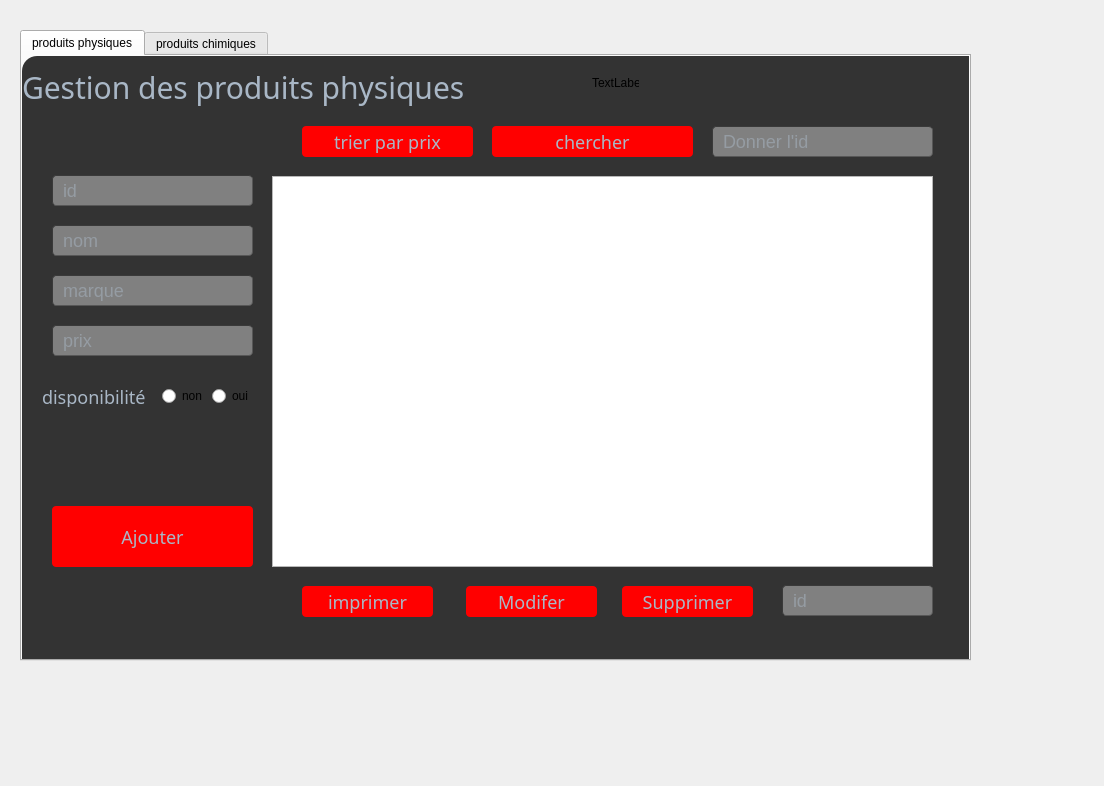
<?xml version="1.0" encoding="UTF-8"?>
<ui version="4.0">
 <class>Dialog</class>
 <widget class="QDialog" name="Dialog">
  <property name="geometry">
   <rect>
    <x>0</x>
    <y>0</y>
    <width>1104</width>
    <height>786</height>
   </rect>
  </property>
  <property name="windowTitle">
   <string>Dialog</string>
  </property>
  <widget class="QTabWidget" name="tabWidget_3">
   <property name="geometry">
    <rect>
     <x>20</x>
     <y>30</y>
     <width>951</width>
     <height>631</height>
    </rect>
   </property>
   <property name="currentIndex">
    <number>0</number>
   </property>
   <widget class="QWidget" name="tab_3">
    <attribute name="title">
     <string>produits physiques</string>
    </attribute>
    <widget class="QFrame" name="frame">
     <property name="geometry">
      <rect>
       <x>0</x>
       <y>0</y>
       <width>1101</width>
       <height>731</height>
      </rect>
     </property>
     <property name="styleSheet">
      <string notr="true">#frame{
background-color: #333;
border-radius:15px;

}</string>
     </property>
     <property name="frameShape">
      <enum>QFrame::StyledPanel</enum>
     </property>
     <property name="frameShadow">
      <enum>QFrame::Raised</enum>
     </property>
     <widget class="QTableView" name="tabF">
      <property name="geometry">
       <rect>
        <x>250</x>
        <y>120</y>
        <width>661</width>
        <height>391</height>
       </rect>
      </property>
     </widget>
     <widget class="QLabel" name="label">
      <property name="geometry">
       <rect>
        <x>570</x>
        <y>20</y>
        <width>47</width>
        <height>14</height>
       </rect>
      </property>
      <property name="text">
       <string>TextLabel</string>
      </property>
     </widget>
     <widget class="QLineEdit" name="Cinn">
      <property name="geometry">
       <rect>
        <x>30</x>
        <y>119</y>
        <width>201</width>
        <height>31</height>
       </rect>
      </property>
      <property name="styleSheet">
       <string notr="true">border-width: 1px; border-radius: 4px;
font-size: 18px;
	border-color: rgb(58, 58, 58);
	border-style: inset;
	padding: 0 8px;
	color: #a9b7c6;
	background:gray;
	selection-background-color:#007b50;
	selection-color: #FFFFFF;</string>
      </property>
      <property name="placeholderText">
       <string>id</string>
      </property>
     </widget>
     <widget class="QLineEdit" name="Nom">
      <property name="geometry">
       <rect>
        <x>30</x>
        <y>169</y>
        <width>201</width>
        <height>31</height>
       </rect>
      </property>
      <property name="styleSheet">
       <string notr="true">border-width: 1px; border-radius: 4px;
font-size: 18px;
	border-color: rgb(58, 58, 58);
	border-style: inset;
	padding: 0 8px;
	color: #a9b7c6;
	background:gray;
	selection-background-color:#007b50;
	selection-color: #FFFFFF;</string>
      </property>
      <property name="placeholderText">
       <string>nom</string>
      </property>
     </widget>
     <widget class="QLineEdit" name="Prenom">
      <property name="geometry">
       <rect>
        <x>30</x>
        <y>219</y>
        <width>201</width>
        <height>31</height>
       </rect>
      </property>
      <property name="styleSheet">
       <string notr="true">border-width: 1px; border-radius: 4px;
font-size: 18px;
	border-color: rgb(58, 58, 58);
	border-style: inset;
	padding: 0 8px;
	color: #a9b7c6;
	background:gray;
	selection-background-color:#007b50;
	selection-color: #FFFFFF;</string>
      </property>
      <property name="placeholderText">
       <string>marque</string>
      </property>
     </widget>
     <widget class="QLineEdit" name="Mail">
      <property name="geometry">
       <rect>
        <x>30</x>
        <y>269</y>
        <width>201</width>
        <height>31</height>
       </rect>
      </property>
      <property name="styleSheet">
       <string notr="true">border-width: 1px; border-radius: 4px;
font-size: 18px;
	border-color: rgb(58, 58, 58);
	border-style: inset;
	padding: 0 8px;
	color: #a9b7c6;
	background:gray;
	selection-background-color:#007b50;
	selection-color: #FFFFFF;</string>
      </property>
      <property name="placeholderText">
       <string>prix</string>
      </property>
     </widget>
     <widget class="QPushButton" name="valider">
      <property name="geometry">
       <rect>
        <x>30</x>
        <y>450</y>
        <width>201</width>
        <height>61</height>
       </rect>
      </property>
      <property name="styleSheet">
       <string notr="true">#valider{

background-color: red;
border-radius: 4px;
	border-color: rgb(58, 58, 58);
	border-style: inset;
font-family: century gothic;
font-size: 18px;
color: #a9b7c6;
}
#valider:hover{
border-style: solid;
	border-top-color: transparent;
	border-right-color: transparent;
	border-left-color: transparent;
	border-bottom-color: #e67e22;
	border-bottom-width: 1px;
	border-bottom-radius: 6px;
	border-style: solid;
	color: #FFFFFF;
	padding-bottom: 2px;
	background-color: green;
}</string>
      </property>
      <property name="text">
       <string>Ajouter</string>
      </property>
     </widget>
     <widget class="QPushButton" name="valider_2">
      <property name="geometry">
       <rect>
        <x>280</x>
        <y>530</y>
        <width>131</width>
        <height>31</height>
       </rect>
      </property>
      <property name="styleSheet">
       <string notr="true">#valider_2{

background-color: red;
border-radius: 4px;
	border-color: rgb(58, 58, 58);
	border-style: inset;
font-family: century gothic;
font-size: 18px;
color: #a9b7c6;
}
#valider_2:hover{
border-style: solid;
	border-top-color: transparent;
	border-right-color: transparent;
	border-left-color: transparent;
	border-bottom-color: #e67e22;
	border-bottom-width: 1px;
	border-bottom-radius: 6px;
	border-style: solid;
	color: #FFFFFF;
	padding-bottom: 2px;
	background-color: green;
}</string>
      </property>
      <property name="text">
       <string>imprimer</string>
      </property>
     </widget>
     <widget class="QPushButton" name="ModifierF">
      <property name="geometry">
       <rect>
        <x>444</x>
        <y>530</y>
        <width>131</width>
        <height>31</height>
       </rect>
      </property>
      <property name="styleSheet">
       <string notr="true">#ModifierF{

background-color: red;
border-radius: 4px;
	border-color: rgb(58, 58, 58);
	border-style: inset;
font-family: century gothic;
font-size: 18px;
color: #a9b7c6;
}
#ModifierF:hover{
border-style: solid;
	border-top-color: transparent;
	border-right-color: transparent;
	border-left-color: transparent;
	border-bottom-color: #e67e22;
	border-bottom-width: 1px;
	border-bottom-radius: 6px;
	border-style: solid;
	color: #FFFFFF;
	padding-bottom: 2px;
	background-color: green;
}</string>
      </property>
      <property name="text">
       <string>Modifer</string>
      </property>
     </widget>
     <widget class="QPushButton" name="SupprimerF">
      <property name="geometry">
       <rect>
        <x>600</x>
        <y>530</y>
        <width>131</width>
        <height>31</height>
       </rect>
      </property>
      <property name="styleSheet">
       <string notr="true">#SupprimerF{

background-color: red;
border-radius: 4px;
	border-color: rgb(58, 58, 58);
	border-style: inset;
font-family: century gothic;
font-size: 18px;
color: #a9b7c6;
}
#SupprimerF:hover{
border-style: solid;
	border-top-color: transparent;
	border-right-color: transparent;
	border-left-color: transparent;
	border-bottom-color: #e67e22;
	border-bottom-width: 1px;
	border-bottom-radius: 6px;
	border-style: solid;
	color: #FFFFFF;
	padding-bottom: 2px;
	background-color: green;
}</string>
      </property>
      <property name="text">
       <string>Supprimer</string>
      </property>
     </widget>
     <widget class="QPushButton" name="valider_3">
      <property name="geometry">
       <rect>
        <x>280</x>
        <y>70</y>
        <width>171</width>
        <height>31</height>
       </rect>
      </property>
      <property name="styleSheet">
       <string notr="true">#valider_3{

background-color: red;
border-radius: 4px;
	border-color: rgb(58, 58, 58);
	border-style: inset;
font-family: century gothic;
font-size: 18px;
color: #a9b7c6;
}
#valider_3:hover{
border-style: solid;
	border-top-color: transparent;
	border-right-color: transparent;
	border-left-color: transparent;
	border-bottom-color: #e67e22;
	border-bottom-width: 1px;
	border-bottom-radius: 6px;
	border-style: solid;
	color: #FFFFFF;
	padding-bottom: 2px;
	background-color: green;
}</string>
      </property>
      <property name="text">
       <string>trier par prix</string>
      </property>
     </widget>
     <widget class="QLineEdit" name="cinS">
      <property name="geometry">
       <rect>
        <x>760</x>
        <y>529</y>
        <width>151</width>
        <height>31</height>
       </rect>
      </property>
      <property name="styleSheet">
       <string notr="true">border-width: 1px; border-radius: 4px;
font-size: 18px;
	border-color: rgb(58, 58, 58);
	border-style: inset;
	padding: 0 8px;
	color: #a9b7c6;
	background:gray;
	selection-background-color:#007b50;
	selection-color: #FFFFFF;</string>
      </property>
      <property name="placeholderText">
       <string>id</string>
      </property>
     </widget>
     <widget class="QWidget" name="layoutWidget">
      <property name="geometry">
       <rect>
        <x>130</x>
        <y>330</y>
        <width>111</width>
        <height>22</height>
       </rect>
      </property>
      <layout class="QHBoxLayout" name="horizontalLayout"/>
     </widget>
     <widget class="QLabel" name="label_9">
      <property name="geometry">
       <rect>
        <x>0</x>
        <y>0</y>
        <width>471</width>
        <height>61</height>
       </rect>
      </property>
      <property name="styleSheet">
       <string notr="true">font-family: century gothic;
font-size: 30px;
color: #a9b7c6;</string>
      </property>
      <property name="text">
       <string>Gestion des produits physiques</string>
      </property>
     </widget>
     <widget class="QLabel" name="label_10">
      <property name="geometry">
       <rect>
        <x>20</x>
        <y>330</y>
        <width>111</width>
        <height>21</height>
       </rect>
      </property>
      <property name="styleSheet">
       <string notr="true">font-family: century gothic;
font-size: 18px;
color: #a9b7c6;</string>
      </property>
      <property name="text">
       <string>disponibilité</string>
      </property>
     </widget>
     <widget class="QTabWidget" name="tabWidget_2">
      <property name="geometry">
       <rect>
        <x>-10</x>
        <y>-90</y>
        <width>661</width>
        <height>80</height>
       </rect>
      </property>
      <widget class="QWidget" name="tab">
       <attribute name="title">
        <string>Tab 1</string>
       </attribute>
      </widget>
      <widget class="QWidget" name="tab_2">
       <attribute name="title">
        <string>Tab 2</string>
       </attribute>
      </widget>
     </widget>
     <widget class="QLineEdit" name="lineEdit_2">
      <property name="geometry">
       <rect>
        <x>690</x>
        <y>70</y>
        <width>221</width>
        <height>31</height>
       </rect>
      </property>
      <property name="styleSheet">
       <string notr="true">border-width: 1px; border-radius: 4px;
font-size: 18px;
	border-color: rgb(58, 58, 58);
	border-style: inset;
	padding: 0 8px;
	color: #a9b7c6;
	background:gray;
	selection-background-color:#007b50;
	selection-color: #FFFFFF;</string>
      </property>
      <property name="placeholderText">
       <string>Donner l'id</string>
      </property>
     </widget>
     <widget class="QPushButton" name="valider_5">
      <property name="geometry">
       <rect>
        <x>470</x>
        <y>70</y>
        <width>201</width>
        <height>31</height>
       </rect>
      </property>
      <property name="styleSheet">
       <string notr="true">#valider_5{

background-color: red;
border-radius: 4px;
	border-color: rgb(58, 58, 58);
	border-style: inset;
font-family: century gothic;
font-size: 18px;
color: #a9b7c6;
}
#valider_5:hover{
border-style: solid;
	border-top-color: transparent;
	border-right-color: transparent;
	border-left-color: transparent;
	border-bottom-color: #e67e22;
	border-bottom-width: 1px;
	border-bottom-radius: 6px;
	border-style: solid;
	color: #FFFFFF;
	padding-bottom: 2px;
	background-color: green;
}</string>
      </property>
      <property name="text">
       <string>chercher</string>
      </property>
     </widget>
     <widget class="QRadioButton" name="radioButton_2">
      <property name="geometry">
       <rect>
        <x>140</x>
        <y>330</y>
        <width>48</width>
        <height>20</height>
       </rect>
      </property>
      <property name="text">
       <string>non</string>
      </property>
     </widget>
     <widget class="QRadioButton" name="radioButton">
      <property name="geometry">
       <rect>
        <x>190</x>
        <y>330</y>
        <width>98</width>
        <height>20</height>
       </rect>
      </property>
      <property name="text">
       <string>oui</string>
      </property>
     </widget>
    </widget>
   </widget>
   <widget class="QWidget" name="tab_4">
    <attribute name="title">
     <string>produits chimiques</string>
    </attribute>
    <widget class="QFrame" name="frame_2">
     <property name="geometry">
      <rect>
       <x>0</x>
       <y>0</y>
       <width>1101</width>
       <height>731</height>
      </rect>
     </property>
     <property name="styleSheet">
      <string notr="true">#frame_2{
background-color: #333;
border-radius:15px;

}</string>
     </property>
     <property name="frameShape">
      <enum>QFrame::StyledPanel</enum>
     </property>
     <property name="frameShadow">
      <enum>QFrame::Raised</enum>
     </property>
     <widget class="QLineEdit" name="CinnC">
      <property name="geometry">
       <rect>
        <x>30</x>
        <y>119</y>
        <width>201</width>
        <height>31</height>
       </rect>
      </property>
      <property name="styleSheet">
       <string notr="true">border-width: 1px; border-radius: 4px;
font-size: 18px;
	border-color: rgb(58, 58, 58);
	border-style: inset;
	padding: 0 8px;
	color: #a9b7c6;
	background:gray;
	selection-background-color:#007b50;
	selection-color: #FFFFFF;</string>
      </property>
      <property name="placeholderText">
       <string>id</string>
      </property>
     </widget>
     <widget class="QLineEdit" name="NombreA">
      <property name="geometry">
       <rect>
        <x>30</x>
        <y>320</y>
        <width>201</width>
        <height>31</height>
       </rect>
      </property>
      <property name="styleSheet">
       <string notr="true">border-width: 1px; border-radius: 4px;
font-size: 18px;
	border-color: rgb(58, 58, 58);
	border-style: inset;
	padding: 0 8px;
	color: #a9b7c6;
	background:gray;
	selection-background-color:#007b50;
	selection-color: #FFFFFF;</string>
      </property>
      <property name="placeholderText">
       <string>quantité</string>
      </property>
     </widget>
     <widget class="QLineEdit" name="NumeroC">
      <property name="geometry">
       <rect>
        <x>30</x>
        <y>269</y>
        <width>201</width>
        <height>31</height>
       </rect>
      </property>
      <property name="styleSheet">
       <string notr="true">border-width: 1px; border-radius: 4px;
font-size: 18px;
	border-color: rgb(58, 58, 58);
	border-style: inset;
	padding: 0 8px;
	color: #a9b7c6;
	background:gray;
	selection-background-color:#007b50;
	selection-color: #FFFFFF;</string>
      </property>
      <property name="placeholderText">
       <string>prix</string>
      </property>
     </widget>
     <widget class="QLineEdit" name="PrenomC">
      <property name="geometry">
       <rect>
        <x>30</x>
        <y>219</y>
        <width>201</width>
        <height>31</height>
       </rect>
      </property>
      <property name="styleSheet">
       <string notr="true">border-width: 1px; border-radius: 4px;
font-size: 18px;
	border-color: rgb(58, 58, 58);
	border-style: inset;
	padding: 0 8px;
	color: #a9b7c6;
	background:gray;
	selection-background-color:#007b50;
	selection-color: #FFFFFF;</string>
      </property>
      <property name="placeholderText">
       <string>marque</string>
      </property>
     </widget>
     <widget class="QLineEdit" name="NomC">
      <property name="geometry">
       <rect>
        <x>30</x>
        <y>169</y>
        <width>201</width>
        <height>31</height>
       </rect>
      </property>
      <property name="styleSheet">
       <string notr="true">border-width: 1px; border-radius: 4px;
font-size: 18px;
	border-color: rgb(58, 58, 58);
	border-style: inset;
	padding: 0 8px;
	color: #a9b7c6;
	background:gray;
	selection-background-color:#007b50;
	selection-color: #FFFFFF;</string>
      </property>
      <property name="placeholderText">
       <string>nom</string>
      </property>
     </widget>
     <widget class="QLineEdit" name="cinSC">
      <property name="geometry">
       <rect>
        <x>760</x>
        <y>529</y>
        <width>151</width>
        <height>31</height>
       </rect>
      </property>
      <property name="styleSheet">
       <string notr="true">border-width: 1px; border-radius: 4px;
font-size: 18px;
	border-color: rgb(58, 58, 58);
	border-style: inset;
	padding: 0 8px;
	color: #a9b7c6;
	background:gray;
	selection-background-color:#007b50;
	selection-color: #FFFFFF;</string>
      </property>
      <property name="placeholderText">
       <string>id</string>
      </property>
     </widget>
     <widget class="QTableView" name="tabC">
      <property name="geometry">
       <rect>
        <x>250</x>
        <y>120</y>
        <width>661</width>
        <height>391</height>
       </rect>
      </property>
     </widget>
     <widget class="QPushButton" name="ModifierC">
      <property name="geometry">
       <rect>
        <x>444</x>
        <y>530</y>
        <width>131</width>
        <height>31</height>
       </rect>
      </property>
      <property name="styleSheet">
       <string notr="true">#ModifierC{

background-color: red;
border-radius: 4px;
	border-color: rgb(58, 58, 58);
	border-style: inset;
font-family: century gothic;
font-size: 18px;
color: #a9b7c6;
}
#ModifierC:hover{
border-style: solid;
	border-top-color: transparent;
	border-right-color: transparent;
	border-left-color: transparent;
	border-bottom-color: #e67e22;
	border-bottom-width: 1px;
	border-bottom-radius: 6px;
	border-style: solid;
	color: #FFFFFF;
	padding-bottom: 2px;
	background-color: green;
}</string>
      </property>
      <property name="text">
       <string>Modifier</string>
      </property>
     </widget>
     <widget class="QPushButton" name="SupprimerC">
      <property name="geometry">
       <rect>
        <x>600</x>
        <y>530</y>
        <width>131</width>
        <height>31</height>
       </rect>
      </property>
      <property name="styleSheet">
       <string notr="true">#SupprimerC{

background-color: red;
border-radius: 4px;
	border-color: rgb(58, 58, 58);
	border-style: inset;
font-family: century gothic;
font-size: 18px;
color: #a9b7c6;
}
#SupprimerC:hover{
border-style: solid;
	border-top-color: transparent;
	border-right-color: transparent;
	border-left-color: transparent;
	border-bottom-color: #e67e22;
	border-bottom-width: 1px;
	border-bottom-radius: 6px;
	border-style: solid;
	color: #FFFFFF;
	padding-bottom: 2px;
	background-color: green;
}</string>
      </property>
      <property name="text">
       <string>Supprimer</string>
      </property>
     </widget>
     <widget class="QPushButton" name="SupprimerC_2">
      <property name="geometry">
       <rect>
        <x>280</x>
        <y>530</y>
        <width>131</width>
        <height>31</height>
       </rect>
      </property>
      <property name="styleSheet">
       <string notr="true">#SupprimerC_2{

background-color: red;
border-radius: 4px;
	border-color: rgb(58, 58, 58);
	border-style: inset;
font-family: century gothic;
font-size: 18px;
color: #a9b7c6;
}
#SupprimerC_2:hover{
border-style: solid;
	border-top-color: transparent;
	border-right-color: transparent;
	border-left-color: transparent;
	border-bottom-color: #e67e22;
	border-bottom-width: 1px;
	border-bottom-radius: 6px;
	border-style: solid;
	color: #FFFFFF;
	padding-bottom: 2px;
	background-color: green;
}</string>
      </property>
      <property name="text">
       <string>Impimer</string>
      </property>
     </widget>
     <widget class="QLabel" name="label_2">
      <property name="geometry">
       <rect>
        <x>500</x>
        <y>30</y>
        <width>47</width>
        <height>14</height>
       </rect>
      </property>
      <property name="text">
       <string>TextLabel</string>
      </property>
     </widget>
     <widget class="QPushButton" name="valider_4">
      <property name="geometry">
       <rect>
        <x>280</x>
        <y>70</y>
        <width>171</width>
        <height>31</height>
       </rect>
      </property>
      <property name="styleSheet">
       <string notr="true">#valider_4{

background-color: red;
border-radius: 4px;
	border-color: rgb(58, 58, 58);
	border-style: inset;
font-family: century gothic;
font-size: 18px;
color: #a9b7c6;
}
#valider_4:hover{
border-style: solid;
	border-top-color: transparent;
	border-right-color: transparent;
	border-left-color: transparent;
	border-bottom-color: #e67e22;
	border-bottom-width: 1px;
	border-bottom-radius: 6px;
	border-style: solid;
	color: #FFFFFF;
	padding-bottom: 2px;
	background-color: green;
}</string>
      </property>
      <property name="text">
       <string>Trier par prix</string>
      </property>
     </widget>
     <widget class="QLabel" name="label_3">
      <property name="geometry">
       <rect>
        <x>0</x>
        <y>0</y>
        <width>471</width>
        <height>61</height>
       </rect>
      </property>
      <property name="styleSheet">
       <string notr="true">font-family: century gothic;
font-size: 30px;
color: #a9b7c6;</string>
      </property>
      <property name="text">
       <string>Gestion des produits chimiques</string>
      </property>
     </widget>
     <widget class="QLineEdit" name="lineEdit">
      <property name="geometry">
       <rect>
        <x>690</x>
        <y>70</y>
        <width>221</width>
        <height>31</height>
       </rect>
      </property>
      <property name="styleSheet">
       <string notr="true">border-width: 1px; border-radius: 4px;
font-size: 18px;
	border-color: rgb(58, 58, 58);
	border-style: inset;
	padding: 0 8px;
	color: #a9b7c6;
	background:gray;
	selection-background-color:#007b50;
	selection-color: #FFFFFF;</string>
      </property>
      <property name="placeholderText">
       <string>Donner l'id</string>
      </property>
     </widget>
     <widget class="QPushButton" name="validerC">
      <property name="geometry">
       <rect>
        <x>30</x>
        <y>450</y>
        <width>201</width>
        <height>61</height>
       </rect>
      </property>
      <property name="styleSheet">
       <string notr="true">#validerC{

background-color: red;
border-radius: 4px;
	border-color: rgb(58, 58, 58);
	border-style: inset;
font-family: century gothic;
font-size: 18px;
color: #a9b7c6;
}
#validerC:hover{
border-style: solid;
	border-top-color: transparent;
	border-right-color: transparent;
	border-left-color: transparent;
	border-bottom-color: #e67e22;
	border-bottom-width: 1px;
	border-bottom-radius: 6px;
	border-style: solid;
	color: #FFFFFF;
	padding-bottom: 2px;
	background-color: green;
}</string>
      </property>
      <property name="text">
       <string>Ajouter</string>
      </property>
     </widget>
     <widget class="QPushButton" name="valider_6">
      <property name="geometry">
       <rect>
        <x>470</x>
        <y>70</y>
        <width>201</width>
        <height>31</height>
       </rect>
      </property>
      <property name="styleSheet">
       <string notr="true">#valider_6{

background-color: red;
border-radius: 4px;
	border-color: rgb(58, 58, 58);
	border-style: inset;
font-family: century gothic;
font-size: 18px;
color: #a9b7c6;
}
#valider_6:hover{
border-style: solid;
	border-top-color: transparent;
	border-right-color: transparent;
	border-left-color: transparent;
	border-bottom-color: #e67e22;
	border-bottom-width: 1px;
	border-bottom-radius: 6px;
	border-style: solid;
	color: #FFFFFF;
	padding-bottom: 2px;
	background-color: green;
}</string>
      </property>
      <property name="text">
       <string>Chercher</string>
      </property>
     </widget>
    </widget>
   </widget>
  </widget>
 </widget>
 <resources/>
 <connections/>
</ui>
